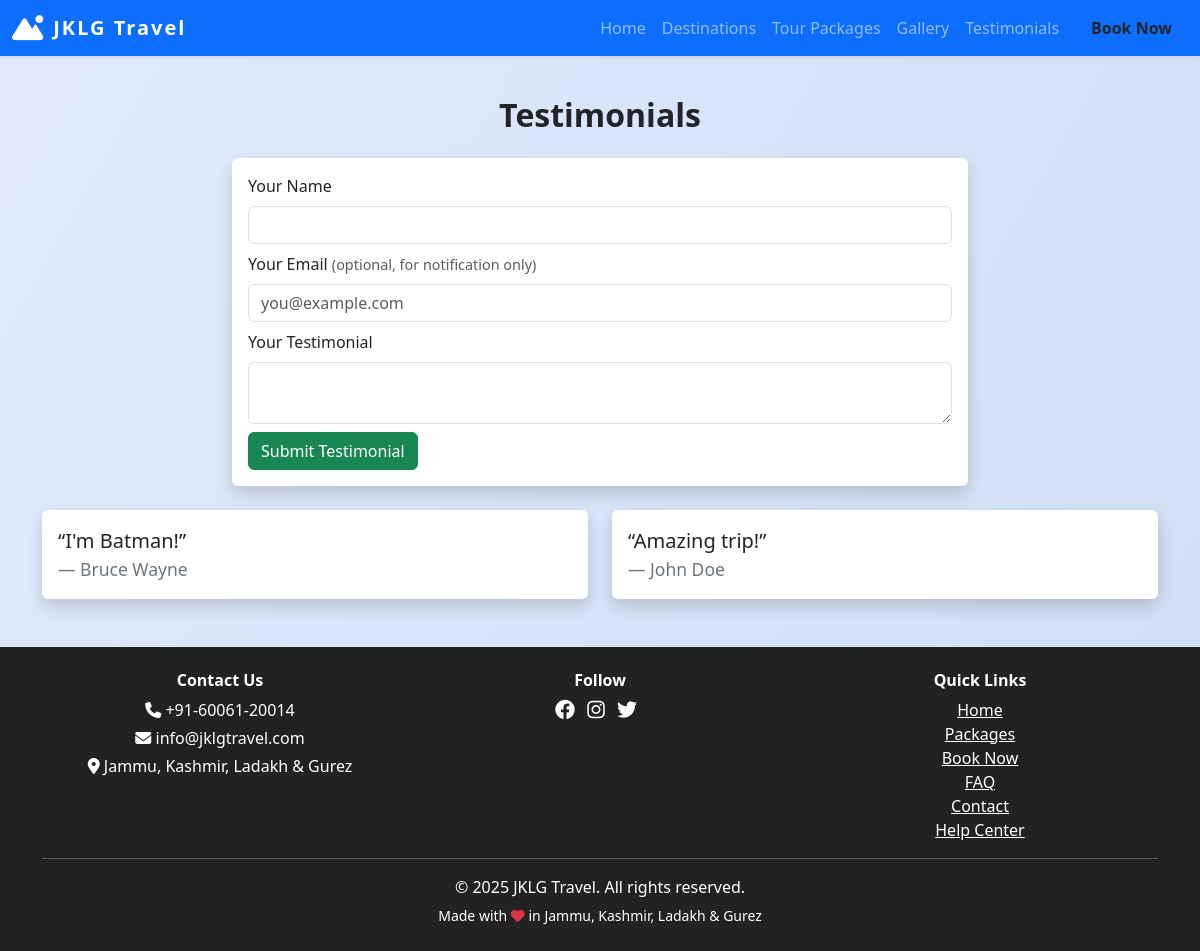
The page /testimonials on the database as committed earlier.
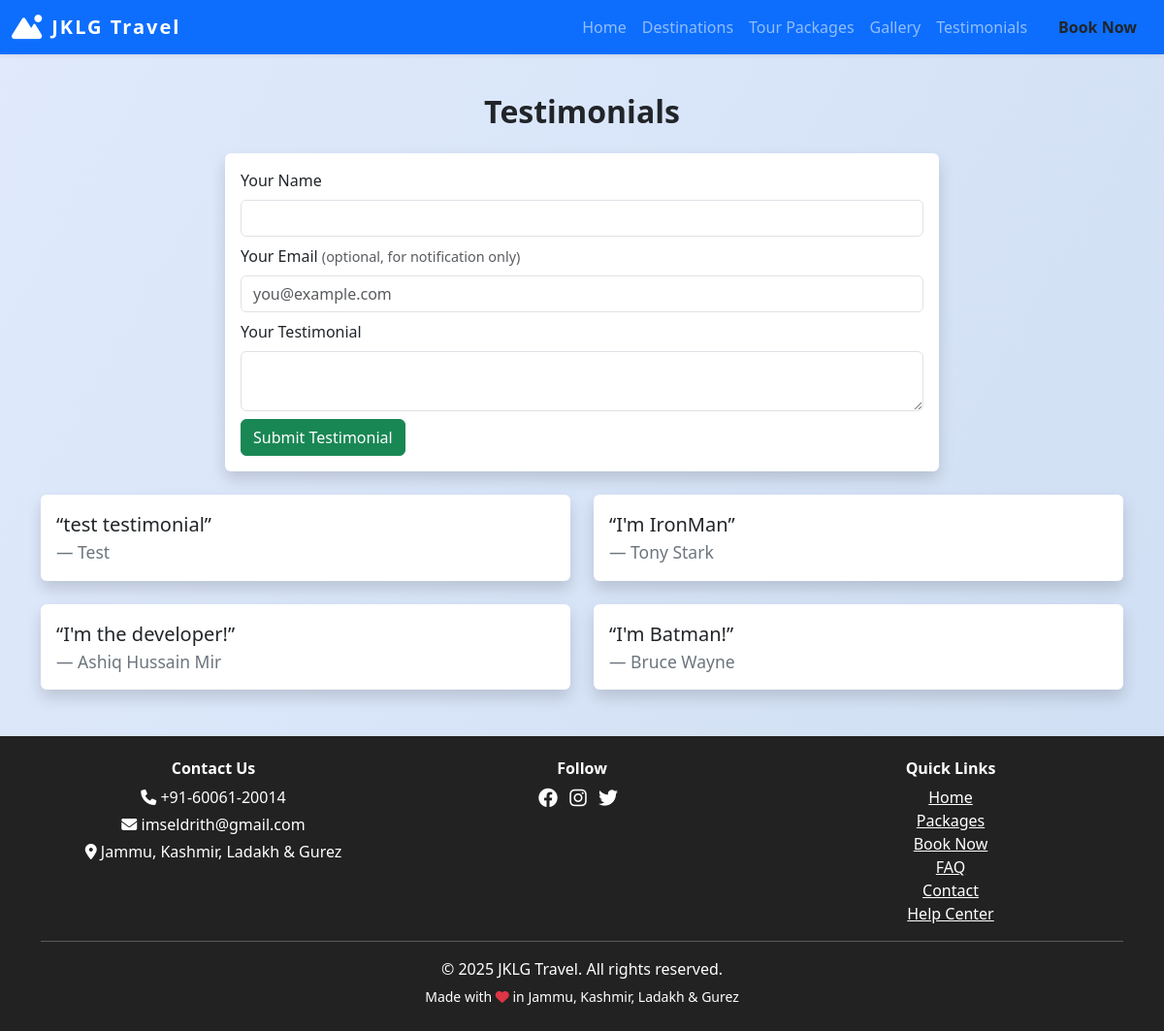
The same page on the database as committed later.
### models.py (models this page shows, shortened)
class SiteSettings(db.Model):
    id = db.Column(db.Integer, primary_key=True)
    site_name = db.Column(db.String(120), default='JKLG Travel')
    site_title = db.Column(db.String(200), default='JKLG Travel - Explore Jammu, Kashmir, Ladakh & Gurez')
    logo = db.Column(db.String(200))
    phone = db.Column(db.String(30), default='+91-12345-67890')
    email = db.Column(db.String(120), default='info@jklgtravel.com')
    address = db.Column(db.String(200), default='Jammu, Kashmir, Ladakh & Gurez')
    facebook = db.Column(db.String(120))  # Username only
    instagram = db.Column(db.String(120))  # Username only
    twitter = db.Column(db.String(120))  # Username only
    linkedin = db.Column(db.String(120))  # Username only
    youtube = db.Column(db.String(120))  # Channel/user ID only
    whatsapp = db.Column(db.String(30))  # Number only
    telegram = db.Column(db.String(120))  # Username only
    meta_description = db.Column(db.String(300))
    about = db.Column(db.Text)
    google_analytics_id = db.Column(db.String(32))

class Testimonial(db.Model):
    id = db.Column(db.Integer, primary_key=True)
    name = db.Column(db.String(100), nullable=False)
    email = db.Column(db.String(120), nullable=True)  # New field for user email
    content = db.Column(db.Text, nullable=False)
    date = db.Column(db.Date)
    status = db.Column(db.String(20), default='Pending')

### views.py (the view, shortened to what this page needs)
@main.route('/testimonials', methods=['GET', 'POST'])
@limiter.limit('5 per minute')
def testimonials():
    from models import Testimonial, SiteSettings, EmailLog  # Ensure Testimonial is always imported
    from app import mail
    page = request.args.get('page', 1, type=int)
    per_page = 6
    pagination = Testimonial.query.filter_by(status='Approved').order_by(Testimonial.id.desc()).paginate(page=page, per_page=per_page, error_out=False)
    testimonials = pagination.items
    return render_template('testimonials.html', testimonials=testimonials, pagination=pagination)

### views.py (called while the page is built)
@main.context_processor
def inject_site_settings():
    settings = SiteSettings.query.first()
    return dict(site_settings=settings)

### templates/testimonials.html (shortened to what this page needs)
{% extends 'base.html' %}
{% block content %}
<h2 class="section-title text-center">Testimonials</h2>
<div class="row g-4 justify-content-center">
    <div class="col-md-8 mb-4">
        <form method="post" action="/testimonials" class="bg-white p-3 rounded shadow">
            <div class="mb-2">
                <label for="name" class="form-label">Your Name</label>
                <input type="text" class="form-control" id="name" name="name" required>
            </div>
            <div class="mb-2">
                <label for="email" class="form-label">Your Email <span class="text-muted" style="font-size:0.9em;">(optional, for notification only)</span></label>
                <input type="email" class="form-control" id="email" name="email" placeholder="you@example.com">
            </div>
            <div class="mb-2">
                <label for="content" class="form-label">Your Testimonial</label>
                <textarea class="form-control" id="content" name="content" rows="2" required></textarea>
            </div>
            <button type="submit" class="btn btn-success">Submit Testimonial</button>
        </form>
    </div>
</div>
<div class="row g-4 justify-content-center">
    {% for t in testimonials %}
    <div class="col-md-6">
        <div class="card border-success shadow">
            <div class="card-body">
                <blockquote class="blockquote mb-0">
                    <p>“{{ t.content }}”</p>
                    <footer class="blockquote-footer">{{ t.name }}</footer>
                </blockquote>
            </div>
        </div>
    </div>
    {% endfor %}
</div>
{% endblock %}

### templates/base.html (shortened to what this page needs)
<!DOCTYPE html>
<html lang="en">
<head>
    <link rel="stylesheet" href="https://cdn.jsdelivr.net/npm/bootstrap@5.3.0/dist/css/bootstrap.min.css">
    <link rel="stylesheet" href="https://cdnjs.cloudflare.com/ajax/libs/font-awesome/6.4.0/css/all.min.css">
</head>
<body>
    <nav class="navbar navbar-expand-lg navbar-dark bg-primary shadow-sm">
        <div class="container-fluid">
            <a class="navbar-brand d-flex align-items-center gap-2" href="/">
                {% if site_settings and site_settings.logo %}
                    <img src="{{ url_for('static', filename=site_settings.logo) }}" alt="Logo" style="height:36px; width:auto; border-radius:6px;">
                {% else %}
                    <i class="fa fa-mountain-sun fa-lg"></i>
                {% endif %}
                {{ site_settings.site_name if site_settings and site_settings.site_name else 'JKLG Travel' }}
            </a>
            <div class="collapse navbar-collapse" id="navbarNav">
                <ul class="navbar-nav ms-auto">
                    <li class="nav-item"><a class="nav-link" href="/">Home</a></li>
                    <li class="nav-item"><a class="nav-link" href="/places">Destinations</a></li>
                    <li class="nav-item"><a class="nav-link" href="/packages">Tour Packages</a></li>
                    <li class="nav-item"><a class="nav-link" href="/gallery">Gallery</a></li>
                    <li class="nav-item"><a class="nav-link" href="/testimonials">Testimonials</a></li>
                    <li class="nav-item"><a class="nav-link btn btn-warning text-dark ms-2 px-3 fw-bold" href="/book">Book Now</a></li>
                </ul>
            </div>
        </div>
    </nav>
    <div class="container mt-4">
        {% block content %}{% endblock %}
    </div>
    <footer class="footer text-center mt-5">
        <div class="container">
            <div class="row mb-2">
                <div class="col-md-4 mb-2 mb-md-0">
                    <h6 class="fw-bold">Contact Us</h6>
                    <p class="mb-1"><i class="fa fa-phone"></i> {{ site_settings.phone if site_settings and site_settings.phone else '+91-12345-67890' }}</p>
                    <p class="mb-1"><i class="fa fa-envelope"></i> {{ site_settings.email if site_settings and site_settings.email else 'info@jklgtravel.com' }}</p>
                    <p class="mb-1"><i class="fa fa-map-marker-alt"></i> {{ site_settings.address if site_settings and site_settings.address else 'Jammu, Kashmir, Ladakh & Gurez' }}</p>
                </div>
                <div class="col-md-4 mb-2 mb-md-0">
                    <h6 class="fw-bold">Follow</h6>
                    {% if site_settings and site_settings.facebook %}
                        <a href="{{ site_settings.facebook }}" class="me-2 text-white"><i class="fab fa-facebook fa-lg"></i></a>
                    {% endif %}
                    {% if site_settings and site_settings.instagram %}
                        <a href="{{ site_settings.instagram }}" class="me-2 text-white"><i class="fab fa-instagram fa-lg"></i></a>
                    {% endif %}
                    {% if site_settings and site_settings.twitter %}
                        <a href="{{ site_settings.twitter }}" class="me-2 text-white"><i class="fab fa-twitter fa-lg"></i></a>
                    {% endif %}
                </div>
                <div class="col-md-4">
                    <h6 class="fw-bold">Quick Links</h6>
                    <a href="/" class="d-block text-white">Home</a>
                    <a href="/packages" class="d-block text-white">Packages</a>
                    <a href="/book" class="d-block text-white">Book Now</a>
                    <a href="/faq" class="d-block text-white">FAQ</a>
                    <a href="/contact" class="d-block text-white">Contact</a>
                    <a href="/help" class="d-block text-white">Help Center</a>
                </div>
            </div>
            <hr class="bg-light">
            <p class="mb-1">&copy; {{ 2025 }} {{ site_settings.site_name if site_settings and site_settings.site_name else 'JKLG Travel Agency' }}. All rights reserved.</p>
            <small>Made with <i class="fa fa-heart text-danger"></i> in Jammu, Kashmir, Ladakh & Gurez</small>
        </div>
    </footer>
</body>
</html>

### templates/base.html (style rules this page uses)
body { background: linear-gradient(120deg, #e0eafc, #cfdef3 100%); min-height: 100vh; }
.navbar-brand { font-weight: bold; letter-spacing: 2px; }
.section-title { margin-top: 40px; margin-bottom: 24px; font-weight: 700; }
.card { box-shadow: 0 2px 12px rgba(0,0,0,0.07); border: none; }
.footer { background: #222; color: #fff; padding: 24px 0; margin-top: 48px; }
.footer a { color: #fff; text-decoration: underline; }

Rows that differ between the two databases and show on the page:
no longer on this page (row edited): Testimonial: content "Amazing trip!", name "John Doe"
changed SiteSettings "JKLG Travel": email "info@jklgtravel.com" → "imseldrith@gmail.com"
added Testimonial: content "test testimonial", name "Test"
added Testimonial: content "I'm IronMan", name "Tony Stark"
added Testimonial: content "I'm the developer!", name "Ashiq Hussain Mir"
